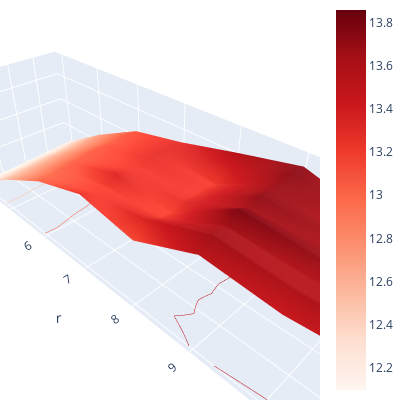

Notebook cell for this chart:
### Code cell
fig = go.Figure(go.Surface(colorscale="reds",
    x = np.asarray(vect_alpha),
    y = np.asarray(vect_r),
    z = np.asarray(R[0])))
fig.update_traces(contours_z=dict(show=True, usecolormap=True, project_z=True))
fig.update_layout(scene = dict(
                    xaxis_title='alpha',
                    yaxis_title='r',
                    zaxis_title='RMSE'),
                    width =400,
                    height=400,
                    margin=dict(r=0, b=0, l=0, t=0))
fig.show()

### Figure 1 — Plotly figure (JSON) as saved in the notebook; plotly's stock layout.template omitted (floating-point values rounded to 4 significant figures)
{"data": [{"colorscale": [[0, "rgb(255,245,240)"], [0.125, "rgb(254,224,210)"], [0.25, "rgb(252,187,161)"], [0.375, "rgb(252,146,114)"], [0.5, "rgb(251,106,74)"], [0.625, "rgb(239,59,44)"], [0.75, "rgb(203,24,29)"], [0.875, "rgb(165,15,21)"], [1, "rgb(103,0,13)"]], "contours": {"z": {"project": {"z": true}, "show": true, "usecolormap": true}}, "type": "surface", "x": [0.1, 0.3111, 0.5222, 0.7333, 0.9444, 1.156, 1.367, 1.578, 1.789, 2], "y": [4, 5, 6, 7, 8, 9, 10, 11], "z": [[12.18, 12.18, 12.16, 12.15, 12.14, 12.13, 12.12, 12.11, 12.1, 12.1], [12.7, 12.68, 12.66, 12.65, 12.65, 12.63, 12.62, 12.61, 12.59, 12.6], [13.13, 13.12, 13.09, 13.1, 13.09, 13.07, 13.06, 13.04, 13.02, 13.03], [13.31, 13.32, 13.32, 13.3, 13.25, 13.26, 13.34, 13.21, 13.21, 13.29], [13.54, 13.36, 13.22, 13.24, 13.24, 13.28, 13.18, 13.23, 13.34, 13.12], [13.75, 13.75, 13.71, 13.7, 13.73, 13.66, 13.78, 13.65, 13.67, 13.53], [13.45, 13.6, 13.64, 13.6, 13.65, 13.65, 13.7, 13.6, 13.6, 13.45], [13.75, 13.55, 13.86, 13.8, 13.82, 13.81, 13.73, 13.73, 13.62, 13.53]]}], "layout": {"height": 400, "margin": {"b": 0, "l": 0, "r": 0, "t": 0}, "scene": {"xaxis": {"title": {"text": "alpha"}}, "yaxis": {"title": {"text": "r"}}, "zaxis": {"title": {"text": "RMSE"}}}, "width": 400}}
